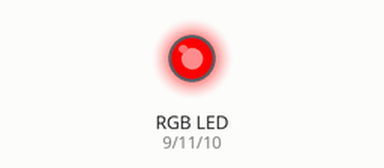
Bench run of a sketch on a simulated Arduino Uno, built with avr-gcc and run on an emulated ATmega328P. Parts: an RGB LED mixed from three pins (HIGH = lit).

Above: at 2.5 s.
At 7.5 s:
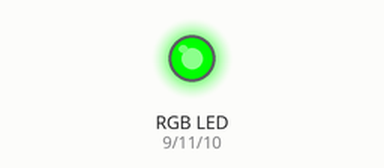
At 11.0 s:
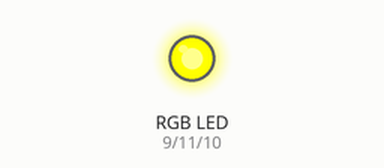
Timing chart, 0 to 15.6 s (numbered marks = the images above):
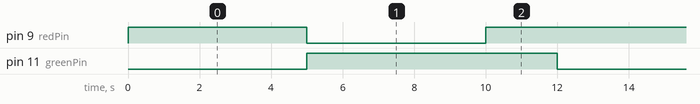

Measured:
- by itself, pin 9 (redPin): repeats every 12.0 s: LOW 5.0 s, HIGH 7.0 s
- by itself, pin 11 (greenPin): alternates HIGH for 7.0 s and LOW for 5.0 s
- by itself, everything shown: repeats every 12.0 s, in 3 steps

The sketch:

semaforo.ino
```cpp
// Definimos los pines para los colores del LED RGB
int redPin = 9;
int bluePin = 10;
int greenPin = 11;

void setup() {
  // Configuramos los pines del LED RGB como salida
  pinMode(redPin, OUTPUT);
  pinMode(greenPin, OUTPUT);
  pinMode(bluePin, OUTPUT);
}

void loop() {
  // Fase 1: Rojo (el semáforo está en rojo)
  digitalWrite(redPin, HIGH);  // Encender luz roja
  digitalWrite(greenPin, LOW); // Apagar luz verde
  digitalWrite(bluePin, LOW);  // Apagar luz azul
  delay(5000);  // Mantener luz roja encendida por 5 segundos

  // Fase 2: Verde (el semáforo está en verde)
  digitalWrite(redPin, LOW);   // Apagar luz roja
  digitalWrite(greenPin, HIGH); // Encender luz verde
  digitalWrite(bluePin, LOW);  // Apagar luz azul
  delay(5000);  // Mantener luz verde encendida por 5 segundos

  // Fase 3: Amarillo (rojo + verde)
  digitalWrite(greenPin, HIGH);  // Encender luz verde
  digitalWrite(redPin, HIGH);    // Encender luz roja (para hacer amarillo)
  digitalWrite(bluePin, LOW);    // Apagar luz azul
  delay(2000);  // Mantener luz amarilla encendida por 2 segundos
}

/*
Control de leds con botones (If-else)
2. Control de brillo de LED con el potenciómetro (variables, analogWrite)
3. Secuencia de luces (for, delay)
4. Control de un zumbador con una nota musical (while, variables)
5. Detector de luz con el sensor LDR (if-else, analogRead)
*/
```
